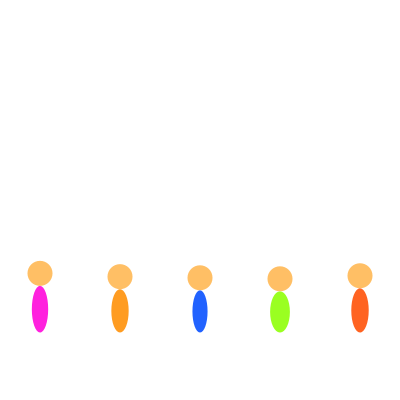
Frame 1 (no input)
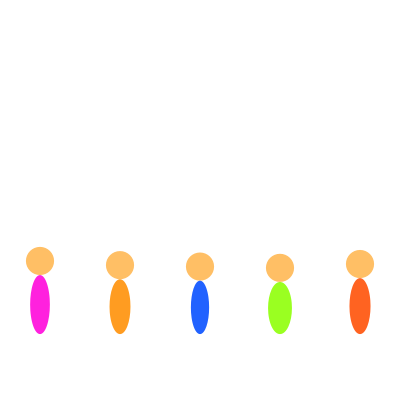
Frame 60 (the mouse pressed at the canvas centre just before this capture)
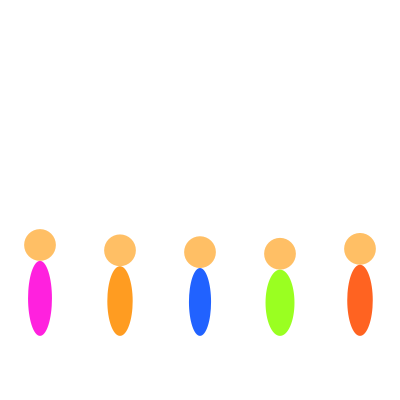
Frame 120 (the mouse held since frame 60 and released just before this capture)

The Processing sketch that drew these frames (run headless with seeded random() and noise(); from frame 60 on, the mouse is pressed at the canvas centre):

// Processing sketch: grownHumans
// ── grownHumans.pde
final float fps = 60;            // フレームレート
final float de = 50;             // 最終の顔の直径

Human[] someone = new Human[5];

void setup() {
  size(400, 400);                  // ウィンドウのサイズ
  frameRate(fps);
  noStroke();                      // 輪郭線を無効に
  colorMode(HSB, 360, 100, 100);   // カラーモードをHSBに
  float x = 40;
  float y = 320;
  float d = 25;
  for (int i=0; i<someone.length; i++) {
    someone[i] = new Human(x+i*80, y, d);
  }
}

/**
 *  人の成長を描く
 */
void draw() {
  background(0, 0, 100);        // 背景色(白)
  for (int i=0; i<someone.length; i++) {
    someone[i].grown();            // 人を成長させる
    someone[i].drawFigure();         // 人を描く
  }
}

class Human {
  final float growthRate = 0.004;  // 成長率
  float x;
  float y;
  float h;
  float w;
  float d;
  float he;
  float we;
  float hue;
  Human(float x, float y, float d) {
    this.x = x;
    this.y = y;
    this.h = random(40, 50);
    this.w = random(15, 20);
    this.d = d;
    this.he = random(160,240);
    this.we = random(80,100);
    this.hue = random(0,360);
  }
  void grown() {
    if ( h < he )
      h = h * (1.0 + growthRate);
    if ( w < we )
      w = w * (1.0 + growthRate * 0.8);
    if ( d < de )
      d = d * (1.0 + growthRate * 0.5);
  }
  void drawFigure() {
    fill(35, 60, 100);
    ellipse(x, y - h, d, d);           // 顔
    fill(hue, 87, 100);
    ellipse(x, y - h / 2 + d / 2, w, h); // 胴体
  }
}
